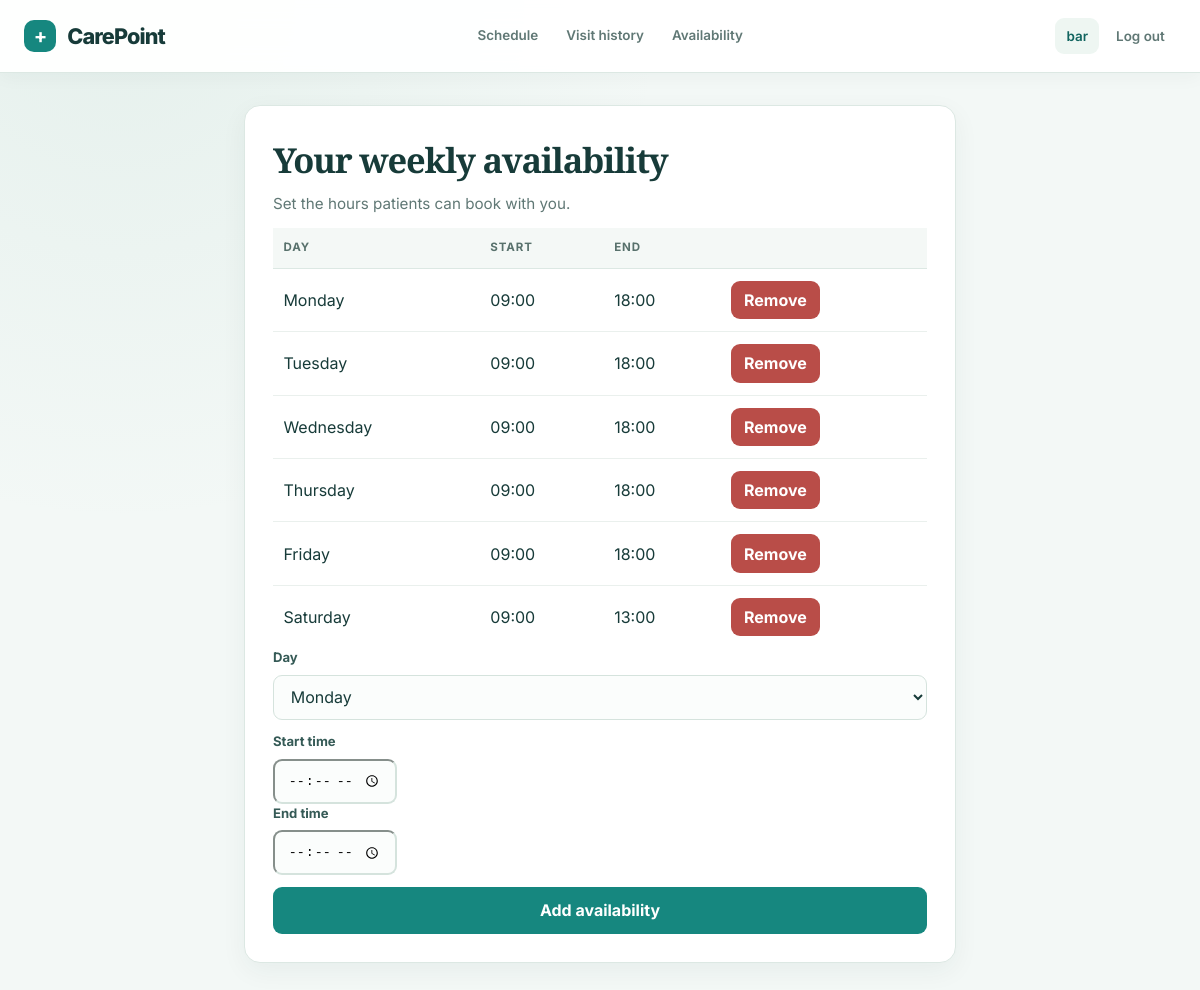
The page /doctor/availability (signed in) on the database its author committed.
### tables this page shows
CREATE TABLE availability (
    id INTEGER PRIMARY KEY AUTOINCREMENT,
    provider_id INTEGER NOT NULL,
    day_of_week INTEGER NOT NULL,  -- 0=Monday ... 6=Sunday
    start_time TIME NOT NULL,
    end_time TIME NOT NULL,
    FOREIGN KEY (provider_id) REFERENCES providers(user_id)
);

### app.py (the view, shortened to what this page needs)
@app.route("/doctor/availability", methods=["GET", "POST"])
@role_required("doctor")
def manage_availability():
    db = get_db()
    slots = db.execute(
        "SELECT * FROM availability WHERE provider_id = ? ORDER BY day_of_week, start_time",
        (session["user_id"],),
    ).fetchall()
    db.close()
    day_names = ["Monday", "Tuesday", "Wednesday", "Thursday", "Friday", "Saturday", "Sunday"]
    return render_template("doctor_availability.html", slots=slots, day_names=day_names)

### app.py (called while the page is built)
def get_db():
    conn = sqlite3.connect("clinic.db")
    conn.row_factory = sqlite3.Row
    conn.execute("PRAGMA foreign_keys = ON")
    return conn

### helpers.py (called while the page is built)
def role_required(role):
    def decorator(f):
        @wraps(f)
        def decorated_function(*args, **kwargs):
            if session.get("user_id") is None:
                return redirect("/login")
            if session.get("role") != role:
                return apology("Access denied: wrong role", 403)
            return f(*args, **kwargs)
        return decorated_function
    return decorator

### templates/doctor_availability.html (shortened to what this page needs)
{% extends "layout.html" %}
{% block main %}
<div class="card">
    <h1>Your weekly availability</h1>
    <p class="subtitle">Set the hours patients can book with you.</p>
    {% if slots %}
        <table class="data-table">
            <thead>
                <tr>
                    <th>Day</th>
                    <th>Start</th>
                    <th>End</th>
                    <th></th>
                </tr>
            </thead>
            <tbody>
                {% for slot in slots %}
                <tr>
                    <td>{{ day_names[slot.day_of_week] }}</td>
                    <td>{{ slot.start_time }}</td>
                    <td>{{ slot.end_time }}</td>
                    <td>
                        <form action="/doctor/availability/{{ slot.id }}/delete" method="post">
                            <button type="submit" class="btn-inline btn-danger">Remove</button>
                        </form>
                    </td>
                </tr>
                {% endfor %}
            </tbody>
        </table>
    {% else %}
        <p class="subtitle">No availability set yet — patients won't be able to book with you.</p>
    {% endif %}
    <form action="/doctor/availability" method="post">
        <label for="day_of_week">Day</label>
        <select id="day_of_week" name="day_of_week" required>
            {% for name in day_names %}
                <option value="{{ loop.index0 }}">{{ name }}</option>
            {% endfor %}
        </select>
        <label for="start_time">Start time</label>
        <input type="time" id="start_time" name="start_time" required>
        <label for="end_time">End time</label>
        <input type="time" id="end_time" name="end_time" required>
        <button type="submit" class="mt-1">Add availability</button>
    </form>
</div>
{% endblock %}

### rows shown on the page
availability: day_of_week "Monday", start_time "09:00", end_time "18:00"
availability: day_of_week "Tuesday", start_time "09:00", end_time "18:00"
availability: day_of_week "Wednesday", start_time "09:00", end_time "18:00"
availability: day_of_week "Thursday", start_time "09:00", end_time "18:00"
availability: day_of_week "Friday", start_time "09:00", end_time "18:00"
availability: day_of_week "Saturday", start_time "09:00", end_time "13:00"

### other values the page prints
{{ session.name }} "bar"
form field day_of_week "Monday"
